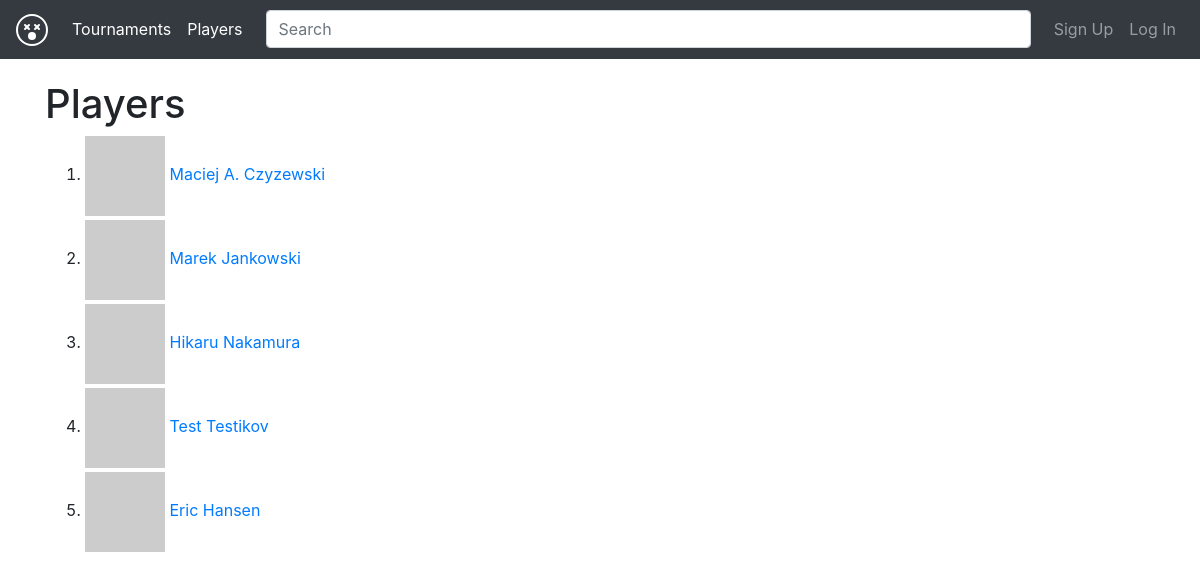
Before: /players with the older database file.
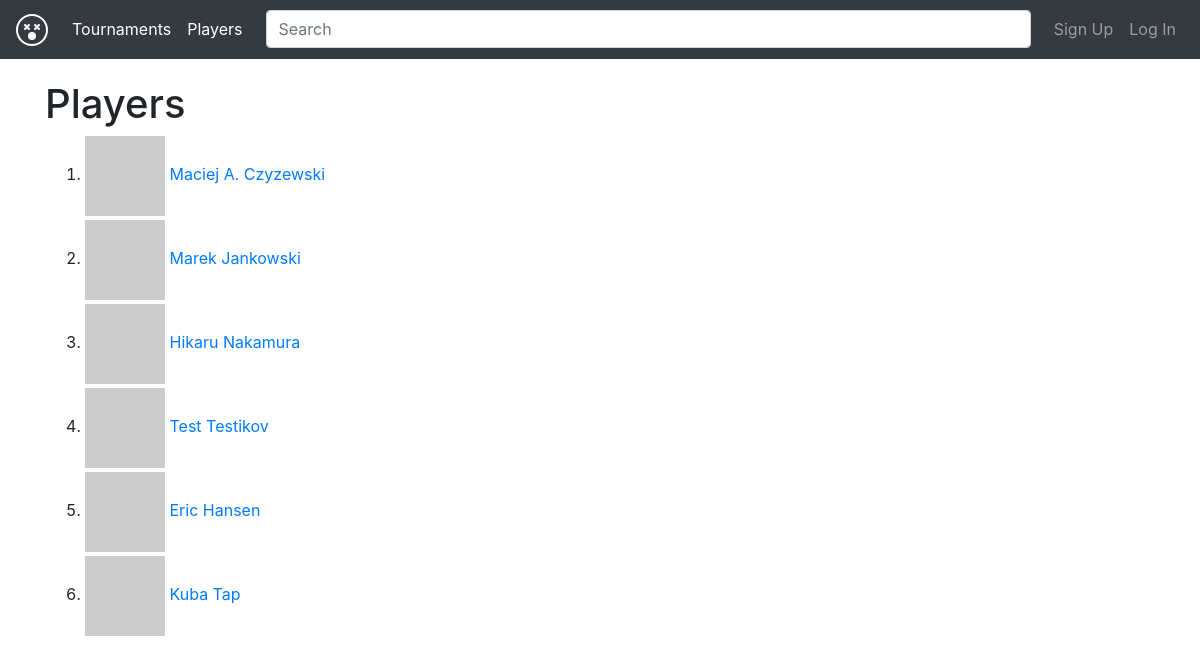
After: the same page with the newer database file.
### app/models.py (models this page shows, shortened)
class User(db.Model):
    __tablename__ = "user"
    id = db.Column(db.Integer, primary_key=True)
    email = db.Column(db.String(120), unique=True, nullable=False)
    password_hash = db.Column(db.String(128), nullable=False)
    name = db.Column(db.String(120), nullable=False)
    verified = db.Column(db.Boolean, default=False)
    recovery = db.Column(db.String(120))
    date_created = db.Column(db.DateTime, default=datetime.datetime.utcnow)
    tiers = db.relationship('Tier', backref=db.backref('user', lazy=True))
    matches = db.relationship("Match",
                              secondary=association_table,
                              backref="users")
    tournaments = db.relationship('Tournament',
                            backref=db.backref('owner', lazy=True))
    def get_avatar(self, size=40):
        gravatar_url = "https://www.gravatar.com/avatar/" + hashlib.md5(
            self.email.lower().encode('utf-8')).hexdigest() + "?"
        gravatar_url += urllib.parse.urlencode({'s': str(size)})
        return gravatar_url
    @staticmethod
    def verify_auth_token(token):
        s = Serializer(SECRET_KEY)
        try:
            data = s.loads(token)
        except SignatureExpired:
            return None  # valid token, but expired
        except BadSignature:
            return None  # invalid token
        user = (User.query.filter(User.id == data["user_id"]).first())
        return user

### app/routes_user.py (the view)
@bp.route('/players')
def players():
    from app.models import User
    users = (User.query.filter(User.verified == True).all())
    return render_template('players.html', users=users)

### app/action/user.py (called while the page is built)
def user_instance_from_token(s, auth_token):
    user = User.verify_auth_token(auth_token)
    if user is None:
        raise ErrAuthNotExists()
    if user.verified is False:
        raise ErrNotVerified()
    return user

### app/log.py (called while the page is built)
def xprint(*args, **kwargs):
    _print("\033[94m" + " ".join(map(str, args)) + "\033[0m", **kwargs)

### app/routes_user.py (called while the page is built)
@bp.context_processor
def utility_processor():
    def current_user():
        try:
            print("[AUTH]")
            auth_token = request.cookies.get('auth_token')
            return app.action.user.user_instance_from_token(app_cls, auth_token)
        except:
            return None
    return dict(current_user=current_user)

### app/templates/players.html
{% extends "layout.html" %}
{% block content %}
<h1>Players</h1>
<ol>
{% for user in users %}
<li>
    <div class="mb-1">
        <img src="{{ user.get_avatar() }}" />
        <a href="/profile/{{ user.id }}">{{ user.name }}</a>
    </div>
</li>
{% else %}
<div class="text-center">
    <img src="/pics/undraw_empty_xct9.svg" width="40%" />
    <h2>...empty!</h2>
</div>
{% endfor %}
</ol>
{% endblock %}

Changed rows visible on the page:
added User: name "Kuba Tap"
